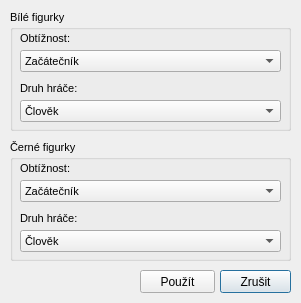
<?xml version="1.0" encoding="UTF-8"?>
<ui version="4.0">
 <class>SettingsDialog</class>
 <widget class="QDialog" name="SettingsDialog">
  <property name="windowModality">
   <enum>Qt::ApplicationModal</enum>
  </property>
  <property name="geometry">
   <rect>
    <x>0</x>
    <y>0</y>
    <width>301</width>
    <height>303</height>
   </rect>
  </property>
  <property name="sizePolicy">
   <sizepolicy hsizetype="Preferred" vsizetype="Preferred">
    <horstretch>0</horstretch>
    <verstretch>0</verstretch>
   </sizepolicy>
  </property>
  <property name="minimumSize">
   <size>
    <width>301</width>
    <height>303</height>
   </size>
  </property>
  <property name="maximumSize">
   <size>
    <width>301</width>
    <height>303</height>
   </size>
  </property>
  <property name="windowTitle">
   <string>Nastavení hry</string>
  </property>
  <widget class="QGroupBox" name="groupBox">
   <property name="geometry">
    <rect>
     <x>10</x>
     <y>10</y>
     <width>281</width>
     <height>121</height>
    </rect>
   </property>
   <property name="font">
    <font>
     <pointsize>8</pointsize>
     <weight>50</weight>
     <bold>false</bold>
    </font>
   </property>
   <property name="title">
    <string>Bílé figurky</string>
   </property>
   <widget class="QComboBox" name="comboBoxWhiteDifficulty">
    <property name="geometry">
     <rect>
      <x>10</x>
      <y>40</y>
      <width>261</width>
      <height>22</height>
     </rect>
    </property>
    <property name="whatsThis">
     <string>&lt;html&gt;&lt;head/&gt;&lt;body&gt;&lt;p&gt;Obtížnost umělé inteligence bílého hráče.&lt;/p&gt;&lt;/body&gt;&lt;/html&gt;</string>
    </property>
    <item>
     <property name="text">
      <string>Začátečník</string>
     </property>
    </item>
    <item>
     <property name="text">
      <string>Pokročilý</string>
     </property>
    </item>
    <item>
     <property name="text">
      <string>Mistr</string>
     </property>
    </item>
    <item>
     <property name="text">
      <string>Velmistr (trvá dlouho)</string>
     </property>
    </item>
   </widget>
   <widget class="QComboBox" name="comboBoxWhitePlayerType">
    <property name="geometry">
     <rect>
      <x>10</x>
      <y>90</y>
      <width>261</width>
      <height>22</height>
     </rect>
    </property>
    <property name="whatsThis">
     <string>&lt;html&gt;&lt;head/&gt;&lt;body&gt;&lt;p&gt;Typ hráče figurek. Pokud zvolíte jako typ hráče počítač, tak tah tohoto hráče zahraje umělá inteligence.&lt;/p&gt;&lt;/body&gt;&lt;/html&gt;</string>
    </property>
    <item>
     <property name="text">
      <string>Člověk</string>
     </property>
    </item>
    <item>
     <property name="text">
      <string>Počítač</string>
     </property>
    </item>
   </widget>
   <widget class="QLabel" name="label">
    <property name="geometry">
     <rect>
      <x>10</x>
      <y>20</y>
      <width>261</width>
      <height>16</height>
     </rect>
    </property>
    <property name="text">
     <string>Obtížnost:</string>
    </property>
   </widget>
   <widget class="QLabel" name="label_2">
    <property name="geometry">
     <rect>
      <x>10</x>
      <y>70</y>
      <width>261</width>
      <height>16</height>
     </rect>
    </property>
    <property name="text">
     <string>Druh hráče:</string>
    </property>
   </widget>
  </widget>
  <widget class="QGroupBox" name="groupBox_2">
   <property name="geometry">
    <rect>
     <x>10</x>
     <y>140</y>
     <width>281</width>
     <height>121</height>
    </rect>
   </property>
   <property name="font">
    <font>
     <pointsize>8</pointsize>
     <weight>50</weight>
     <bold>false</bold>
    </font>
   </property>
   <property name="title">
    <string>Černé figurky</string>
   </property>
   <widget class="QComboBox" name="comboBoxBlackDifficulty">
    <property name="geometry">
     <rect>
      <x>10</x>
      <y>40</y>
      <width>261</width>
      <height>22</height>
     </rect>
    </property>
    <property name="whatsThis">
     <string>&lt;html&gt;&lt;head/&gt;&lt;body&gt;&lt;p&gt;Obtížnost umělé inteligence černého hráče.&lt;/p&gt;&lt;/body&gt;&lt;/html&gt;</string>
    </property>
    <item>
     <property name="text">
      <string>Začátečník</string>
     </property>
    </item>
    <item>
     <property name="text">
      <string>Pokročilý</string>
     </property>
    </item>
    <item>
     <property name="text">
      <string>Mistr</string>
     </property>
    </item>
    <item>
     <property name="text">
      <string>Velmistr (trvá dlouho)</string>
     </property>
    </item>
   </widget>
   <widget class="QComboBox" name="comboBoxBlackPlayerType">
    <property name="geometry">
     <rect>
      <x>10</x>
      <y>90</y>
      <width>261</width>
      <height>22</height>
     </rect>
    </property>
    <property name="whatsThis">
     <string>Typ hráče figurek. Pokud zvolíte jako typ hráče počítač, tak tah tohoto hráče zahraje umělá inteligence.</string>
    </property>
    <item>
     <property name="text">
      <string>Člověk</string>
     </property>
    </item>
    <item>
     <property name="text">
      <string>Počítač</string>
     </property>
    </item>
   </widget>
   <widget class="QLabel" name="label_3">
    <property name="geometry">
     <rect>
      <x>10</x>
      <y>20</y>
      <width>261</width>
      <height>16</height>
     </rect>
    </property>
    <property name="text">
     <string>Obtížnost:</string>
    </property>
   </widget>
   <widget class="QLabel" name="label_4">
    <property name="geometry">
     <rect>
      <x>10</x>
      <y>70</y>
      <width>261</width>
      <height>16</height>
     </rect>
    </property>
    <property name="text">
     <string>Druh hráče:</string>
    </property>
   </widget>
  </widget>
  <widget class="QPushButton" name="pushButtonCancel">
   <property name="geometry">
    <rect>
     <x>220</x>
     <y>270</y>
     <width>71</width>
     <height>23</height>
    </rect>
   </property>
   <property name="text">
    <string>Zrušit</string>
   </property>
  </widget>
  <widget class="QPushButton" name="pushButtonApply">
   <property name="geometry">
    <rect>
     <x>140</x>
     <y>270</y>
     <width>75</width>
     <height>23</height>
    </rect>
   </property>
   <property name="text">
    <string>Použít</string>
   </property>
  </widget>
 </widget>
 <resources/>
 <connections/>
</ui>
